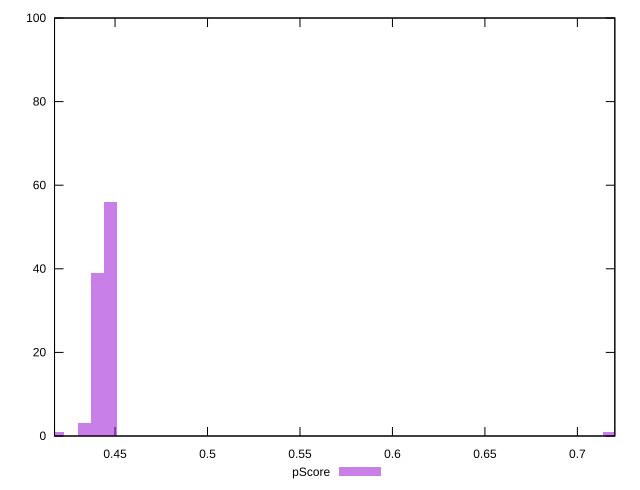

Write the gnuplot code that produced this figure.
reset

$pScore <<EOF
0.7174058796270449 1
0.44749079620300825 56
0.4403877676918494 39
0.4190786821583728 1
0.4332847391806905 3
EOF

set key outside below
set boxwidth 0.007103028511158861
set xrange [0.4172788481054114:0.7202493444386626]
set yrange [0:100]
set trange [0:100]
set style fill transparent solid 0.5 noborder
set terminal svg size 640, 490 enhanced background rgb 'white'
set output "report_00018_2021-02-10T15-25-16.877Z/largest-contentful-paint/samples/pages+cached+noadtech+nomedia+nocss/pScore/histogram.svg"

plot $pScore title "pScore" with boxes

reset
